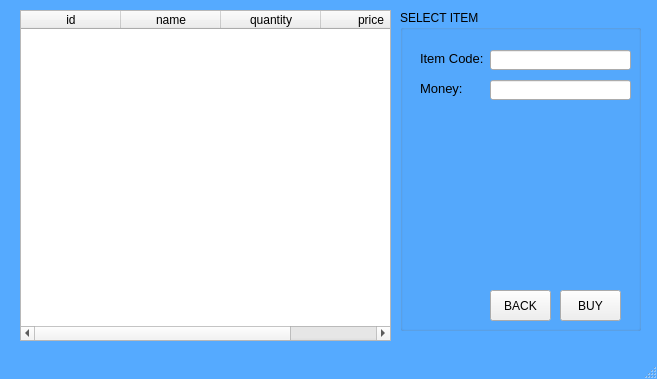
<?xml version="1.0" encoding="UTF-8"?>
<ui version="4.0">
 <class>MainWindow</class>
 <widget class="QMainWindow" name="MainWindow">
  <property name="geometry">
   <rect>
    <x>0</x>
    <y>0</y>
    <width>657</width>
    <height>379</height>
   </rect>
  </property>
  <property name="windowTitle">
   <string>MainWindow</string>
  </property>
  <property name="styleSheet">
   <string notr="true">#MainWindow
{
background-color: rgb(85, 170, 255);
}</string>
  </property>
  <widget class="QWidget" name="centralwidget">
   <widget class="QTableWidget" name="tableWidget">
    <property name="geometry">
     <rect>
      <x>20</x>
      <y>10</y>
      <width>371</width>
      <height>331</height>
     </rect>
    </property>
    <column>
     <property name="text">
      <string>id</string>
     </property>
    </column>
    <column>
     <property name="text">
      <string>name</string>
     </property>
    </column>
    <column>
     <property name="text">
      <string>quantity</string>
     </property>
    </column>
    <column>
     <property name="text">
      <string>price</string>
     </property>
    </column>
   </widget>
   <widget class="QGroupBox" name="groupBox">
    <property name="geometry">
     <rect>
      <x>400</x>
      <y>10</y>
      <width>241</width>
      <height>321</height>
     </rect>
    </property>
    <property name="title">
     <string>SELECT ITEM</string>
    </property>
    <widget class="QLineEdit" name="tb1">
     <property name="geometry">
      <rect>
       <x>90</x>
       <y>40</y>
       <width>141</width>
       <height>20</height>
      </rect>
     </property>
    </widget>
    <widget class="QLabel" name="label_2">
     <property name="geometry">
      <rect>
       <x>20</x>
       <y>40</y>
       <width>71</width>
       <height>16</height>
      </rect>
     </property>
     <property name="font">
      <font>
       <pointsize>10</pointsize>
      </font>
     </property>
     <property name="text">
      <string>Item Code:</string>
     </property>
    </widget>
    <widget class="QLineEdit" name="tb2">
     <property name="geometry">
      <rect>
       <x>90</x>
       <y>70</y>
       <width>141</width>
       <height>20</height>
      </rect>
     </property>
    </widget>
    <widget class="QLabel" name="label_3">
     <property name="geometry">
      <rect>
       <x>20</x>
       <y>70</y>
       <width>71</width>
       <height>16</height>
      </rect>
     </property>
     <property name="font">
      <font>
       <pointsize>10</pointsize>
      </font>
     </property>
     <property name="text">
      <string>Money:</string>
     </property>
    </widget>
    <widget class="QPushButton" name="buyButton">
     <property name="geometry">
      <rect>
       <x>160</x>
       <y>280</y>
       <width>61</width>
       <height>31</height>
      </rect>
     </property>
     <property name="text">
      <string>BUY</string>
     </property>
    </widget>
    <widget class="QPushButton" name="backButton">
     <property name="geometry">
      <rect>
       <x>90</x>
       <y>280</y>
       <width>61</width>
       <height>31</height>
      </rect>
     </property>
     <property name="text">
      <string>BACK</string>
     </property>
    </widget>
   </widget>
  </widget>
  <widget class="QMenuBar" name="menubar">
   <property name="geometry">
    <rect>
     <x>0</x>
     <y>0</y>
     <width>657</width>
     <height>21</height>
    </rect>
   </property>
  </widget>
  <widget class="QStatusBar" name="statusbar"/>
 </widget>
 <resources/>
 <connections/>
</ui>
